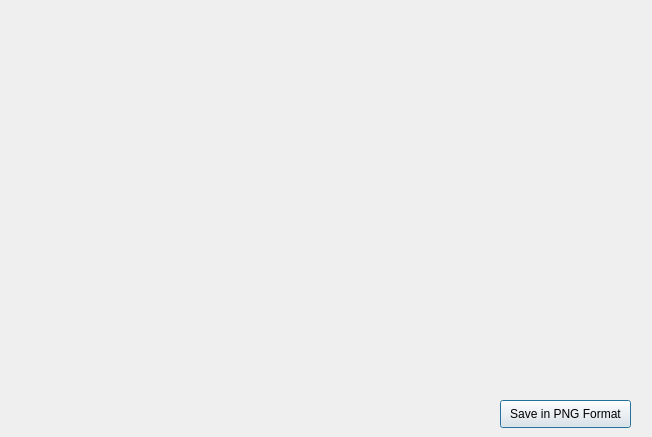
<?xml version="1.0" encoding="UTF-8"?>
<ui version="4.0">
 <class>DialogPlot</class>
 <widget class="QDialog" name="DialogPlot">
  <property name="geometry">
   <rect>
    <x>0</x>
    <y>0</y>
    <width>652</width>
    <height>437</height>
   </rect>
  </property>
  <property name="windowTitle">
   <string>Dialog</string>
  </property>
  <widget class="QCustomPlot" name="plot" native="true">
   <property name="geometry">
    <rect>
     <x>20</x>
     <y>20</y>
     <width>611</width>
     <height>371</height>
    </rect>
   </property>
  </widget>
  <widget class="QPushButton" name="pushButton">
   <property name="geometry">
    <rect>
     <x>500</x>
     <y>400</y>
     <width>131</width>
     <height>28</height>
    </rect>
   </property>
   <property name="text">
    <string>Save in PNG Format</string>
   </property>
  </widget>
 </widget>
 <customwidgets>
  <customwidget>
   <class>QCustomPlot</class>
   <extends>QWidget</extends>
   <header>qcustomplot.h</header>
   <container>1</container>
  </customwidget>
 </customwidgets>
 <resources/>
 <connections/>
</ui>
